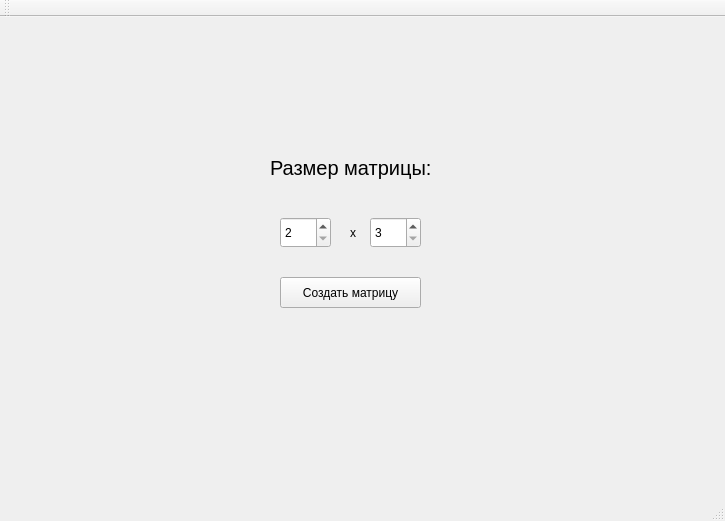
<?xml version="1.0" encoding="UTF-8"?>
<ui version="4.0">
 <class>MainWindow</class>
 <widget class="QMainWindow" name="MainWindow">
  <property name="geometry">
   <rect>
    <x>0</x>
    <y>0</y>
    <width>725</width>
    <height>521</height>
   </rect>
  </property>
  <property name="windowTitle">
   <string>MainWindow</string>
  </property>
  <widget class="QWidget" name="centralWidget">
   <widget class="QStackedWidget" name="stackedWidget">
    <property name="geometry">
     <rect>
      <x>20</x>
      <y>20</y>
      <width>661</width>
      <height>431</height>
     </rect>
    </property>
    <property name="currentIndex">
     <number>0</number>
    </property>
    <widget class="QWidget" name="start_page">
     <widget class="QSpinBox" name="row">
      <property name="geometry">
       <rect>
        <x>260</x>
        <y>180</y>
        <width>51</width>
        <height>31</height>
       </rect>
      </property>
      <property name="minimum">
       <number>2</number>
      </property>
      <property name="maximum">
       <number>100</number>
      </property>
     </widget>
     <widget class="QSpinBox" name="col">
      <property name="geometry">
       <rect>
        <x>350</x>
        <y>180</y>
        <width>51</width>
        <height>31</height>
       </rect>
      </property>
      <property name="minimum">
       <number>3</number>
      </property>
      <property name="maximum">
       <number>101</number>
      </property>
     </widget>
     <widget class="QLabel" name="label">
      <property name="geometry">
       <rect>
        <x>250</x>
        <y>100</y>
        <width>161</width>
        <height>61</height>
       </rect>
      </property>
      <property name="font">
       <font>
        <pointsize>15</pointsize>
       </font>
      </property>
      <property name="text">
       <string>Размер матрицы:</string>
      </property>
     </widget>
     <widget class="QLabel" name="label_2">
      <property name="geometry">
       <rect>
        <x>330</x>
        <y>180</y>
        <width>21</width>
        <height>31</height>
       </rect>
      </property>
      <property name="text">
       <string>x</string>
      </property>
     </widget>
     <widget class="QPushButton" name="create_btn">
      <property name="geometry">
       <rect>
        <x>260</x>
        <y>240</y>
        <width>141</width>
        <height>31</height>
       </rect>
      </property>
      <property name="text">
       <string>Создать матрицу</string>
      </property>
     </widget>
    </widget>
    <widget class="QWidget" name="matrix_page">
     <widget class="QTableWidget" name="tableWidget">
      <property name="geometry">
       <rect>
        <x>30</x>
        <y>30</y>
        <width>601</width>
        <height>351</height>
       </rect>
      </property>
      <attribute name="horizontalHeaderVisible">
       <bool>false</bool>
      </attribute>
      <attribute name="verticalHeaderVisible">
       <bool>false</bool>
      </attribute>
     </widget>
     <widget class="QPushButton" name="consider_btn">
      <property name="geometry">
       <rect>
        <x>520</x>
        <y>390</y>
        <width>75</width>
        <height>23</height>
       </rect>
      </property>
      <property name="text">
       <string>Считать</string>
      </property>
     </widget>
    </widget>
    <widget class="QWidget" name="answer_page">
     <widget class="QLabel" name="result">
      <property name="geometry">
       <rect>
        <x>60</x>
        <y>50</y>
        <width>541</width>
        <height>301</height>
       </rect>
      </property>
      <property name="font">
       <font>
        <pointsize>13</pointsize>
       </font>
      </property>
      <property name="text">
       <string>Ответ</string>
      </property>
      <property name="wordWrap">
       <bool>true</bool>
      </property>
     </widget>
    </widget>
   </widget>
  </widget>
  <widget class="QMenuBar" name="menuBar">
   <property name="geometry">
    <rect>
     <x>0</x>
     <y>0</y>
     <width>725</width>
     <height>21</height>
    </rect>
   </property>
  </widget>
  <widget class="QToolBar" name="mainToolBar">
   <attribute name="toolBarArea">
    <enum>TopToolBarArea</enum>
   </attribute>
   <attribute name="toolBarBreak">
    <bool>false</bool>
   </attribute>
  </widget>
  <widget class="QStatusBar" name="statusBar"/>
 </widget>
 <layoutdefault spacing="6" margin="11"/>
 <resources/>
 <connections/>
</ui>
